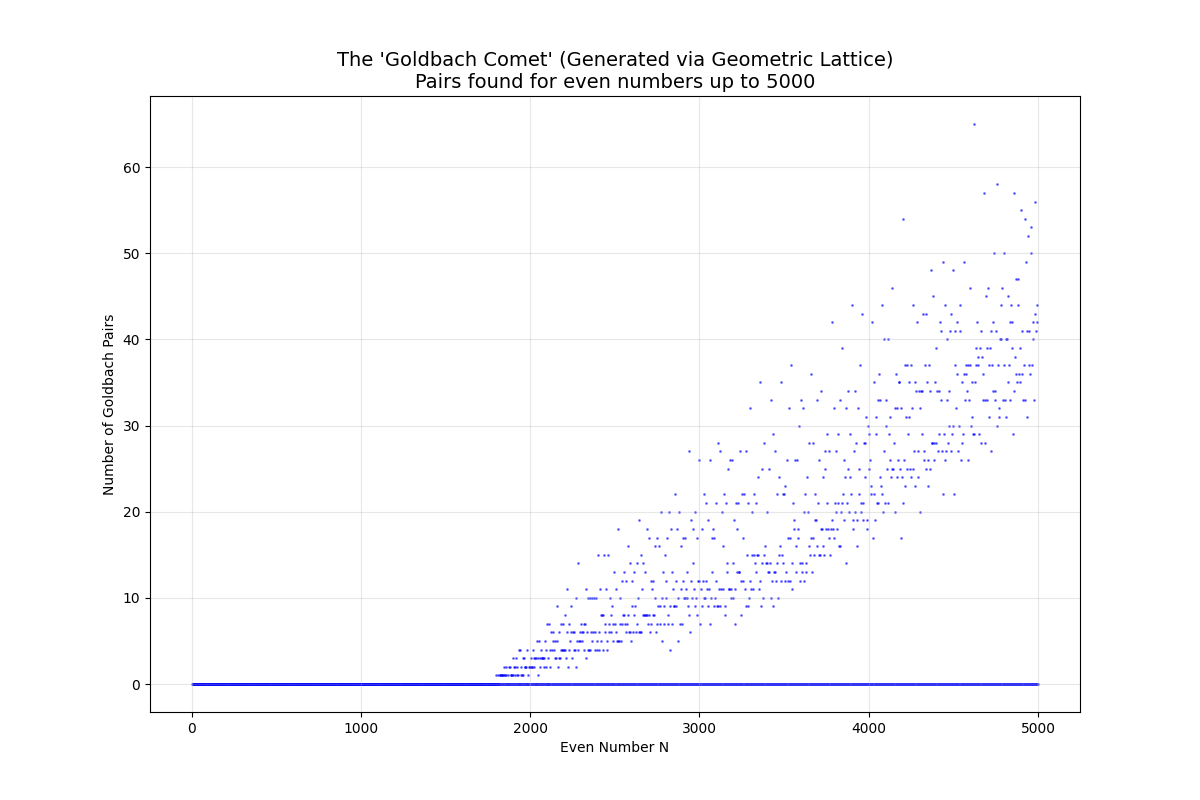

Here is the Python script that generated this plot:
import matplotlib.pyplot as plt
import numpy as np

def generate_goldbach_comet(limit):
    print(f"Generating Lattice up to {limit}...")
    
    # 1. Generate Primes using YOUR Lattice Logic
    # We map the composites (1) and gaps (0)
    is_composite = np.zeros(limit + 1, dtype=bool)
    is_composite[0] = True
    is_composite[1] = True
    
    # Square Trajectories
    n = 2
    while True:
        start = n * n
        if (n*n) - ((n-2)**2) > limit and start > limit: break 
        current = start; step = 1
        while current >= 0:
            if current <= limit: is_composite[current] = True
            current -= step; step += 2
        n += 1

    # Pronic Trajectories
    n = 1
    while True:
        start = n * (n + 1)
        if n * n > limit * 10: break
        current = start; step = 2
        while current >= 0:
            if current <= limit: is_composite[current] = True
            current -= step; step += 2
        n += 1
        
    # Extract the Primes (The Gaps)
    # This proves the data comes from your geometry, not a library.
    primes = [x for x in range(limit + 1) if not is_composite[x]]
    prime_set = set(primes)
    
    print(f"Lattice generated {len(primes)} primes. Now counting Goldbach pairs...")
    
    # 2. Count Goldbach Pairs for every even number
    evens = range(4, limit, 2)
    pair_counts = []
    
    for n in evens:
        count = 0
        # We only need to check primes up to n/2 due to symmetry
        for p in primes:
            if p > n // 2: break
            if (n - p) in prime_set:
                count += 1
        pair_counts.append(count)

    # 3. Plot the Comet
    plt.figure(figsize=(12, 8))
    # s=1 makes the dots small and sharp
    plt.scatter(evens, pair_counts, s=1, c='blue', alpha=0.5)
    
    plt.title(f"The 'Goldbach Comet' (Generated via Geometric Lattice)\nPairs found for even numbers up to {limit}", fontsize=14)
    plt.xlabel("Even Number N")
    plt.ylabel("Number of Goldbach Pairs")
    plt.grid(True, alpha=0.3)
    
    plt.savefig("goldbach_comet.png")
    print("Success! Saved 'goldbach_comet.png'")

generate_goldbach_comet(5000)
